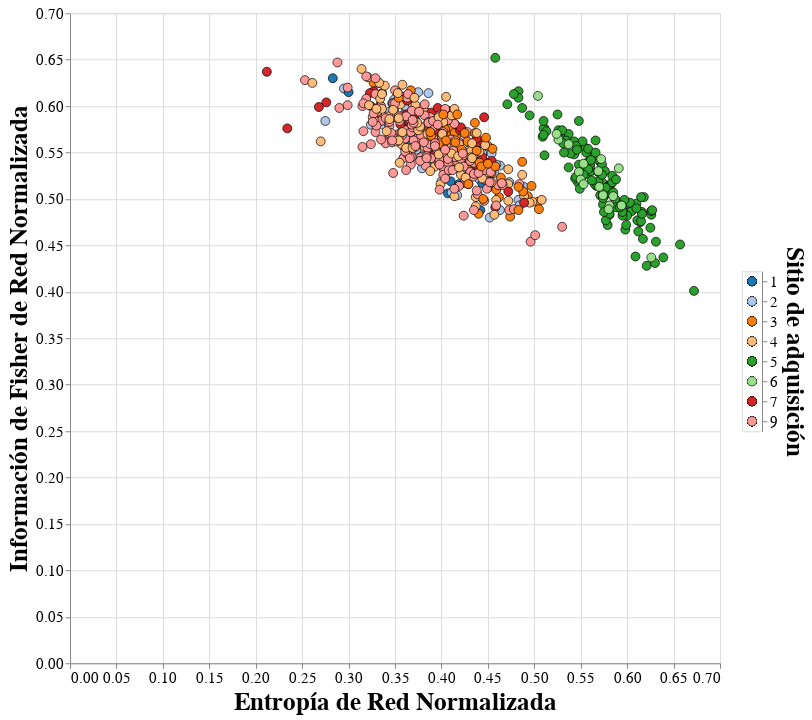

Notebook source saved alongside this figure:
### Markdown cell above
# Gráficos

### Code cell
# Crear un gráfico a partir de un dataframe

selection = alt.selection_multi(fields=['site'])
color = alt.condition(selection,
                      alt.Color('site:N', legend=None, scale=alt.Scale(scheme='category20')),
                      alt.value('white'))

scatter = alt.Chart(df).mark_circle(size=80).encode(
    x=alt.X('shannon', title='Entropía de Red Normalizada'),
    y=alt.Y('fisher', title='Información de Fisher de Red Normalizada'),
    # scale=alt.Scale(domain=(0.2,0.74))
    color=color,
    opacity=alt.value(1),
    fillOpacity=alt.condition(selection, alt.value(1), alt.value(0)),
    stroke=alt.value('black'),
    strokeWidth=alt.value(0.7),
    strokeOpacity=alt.condition(selection, alt.value(1), alt.value(0.2))
).properties(
    width=650,
    height=650
).interactive()

legend = alt.Chart(df).mark_circle(size=80).encode(
    y=alt.Y('site:N', axis=alt.Axis(orient='right'), title='Sitio de adquisición'),
    color=color,
    stroke=alt.value('black'),
    strokeWidth=alt.value(0.3)
).add_selection(
    selection
)

alt.hconcat(scatter, legend, center=True).configure_axis(
    labelFontSize=15,
    titleFontSize=25
)

### Figure 1 — Vega-Lite specification as saved in the notebook (floating-point values rounded to 4 significant figures; data arrays with more than 128 entries replaced by an {"elided": "..."} marker saying what was removed)
{"config": {"view": {"continuousWidth": 400, "continuousHeight": 300}, "axis": {"labelFontSize": 15, "titleFontSize": 25}}, "hconcat": [{"mark": {"type": "circle", "size": 80}, "encoding": {"color": {"condition": {"field": "site", "legend": null, "scale": {"scheme": "category20"}, "type": "nominal", "selection": "selector041"}, "value": "white"}, "fillOpacity": {"condition": {"value": 1, "selection": "selector041"}, "value": 0}, "opacity": {"value": 1}, "stroke": {"value": "black"}, "strokeOpacity": {"condition": {"value": 1, "selection": "selector041"}, "value": 0.2}, "strokeWidth": {"value": 0.7}, "x": {"field": "shannon", "title": "Entropía de Red Normalizada", "type": "quantitative"}, "y": {"field": "fisher", "title": "Información de Fisher de Red Normalizada", "type": "quantitative"}}, "height": 650, "selection": {"selector042": {"type": "interval", "bind": "scales", "encodings": ["x", "y"]}}, "width": 650}, {"mark": {"type": "circle", "size": 80}, "encoding": {"color": {"condition": {"field": "site", "legend": null, "scale": {"scheme": "category20"}, "type": "nominal", "selection": "selector041"}, "value": "white"}, "stroke": {"value": "black"}, "strokeWidth": {"value": 0.3}, "y": {"axis": {"orient": "right"}, "field": "site", "title": "Sitio de adquisición", "type": "nominal"}}, "selection": {"selector041": {"type": "multi", "fields": ["site"]}}}], "center": true, "data": {"name": "data-b6c03607eeff965ee216bcfaf235339c"}, "$schema": "https://vega.github.io/schema/vega-lite/v4.17.0.json", "datasets": {"data-b6c03607eeff965ee216bcfaf235339c": {"elided": "637 records"}}}
